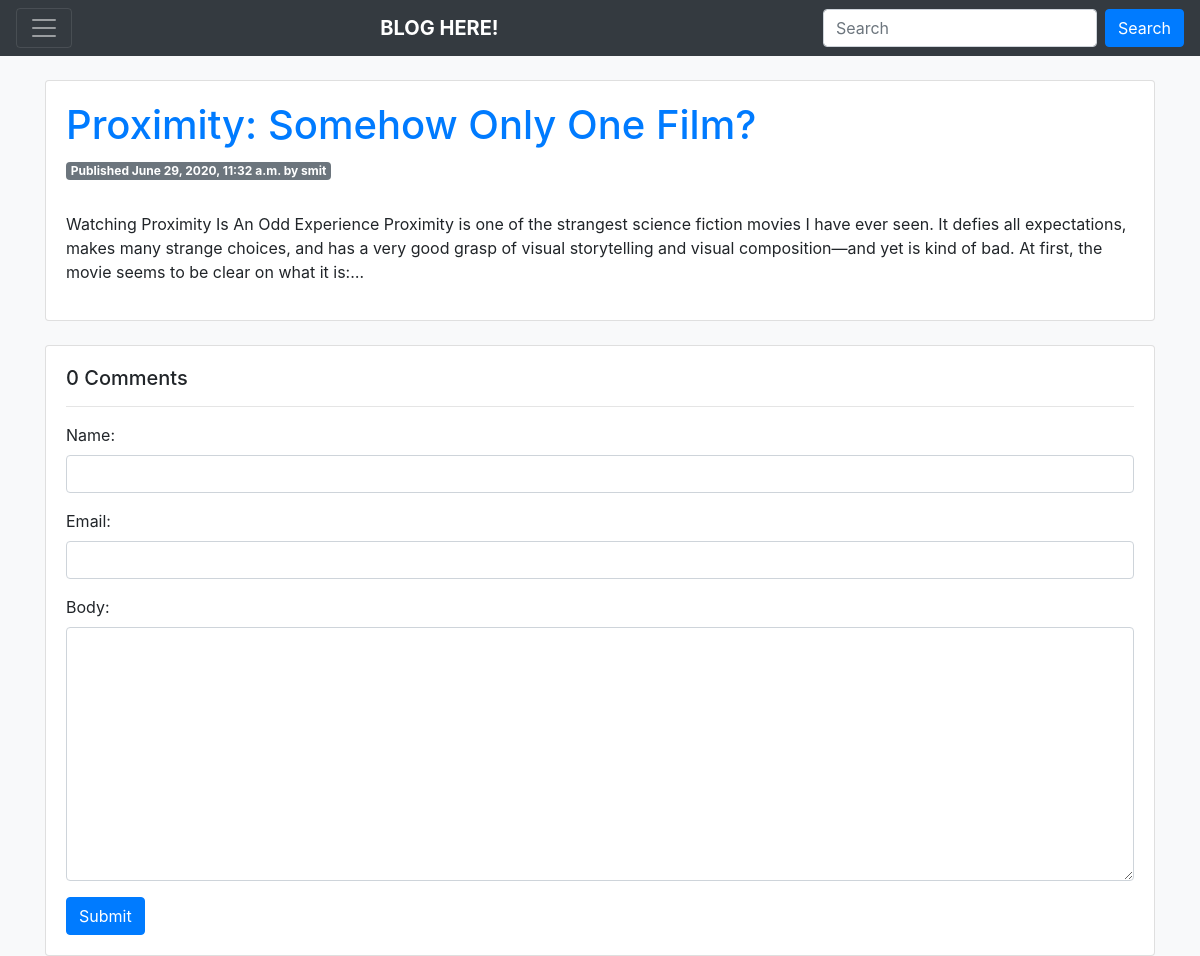
Page /blog/1/ on the committed database.
### blog/models.py (models this page shows, shortened)
class post(models.Model):
    STATUS_CHOICES = (
        ('draft','Draft'),
        ('published','Published'),
    )
    title = models.CharField(max_length=250)
    slug = models.SlugField(max_length = 250,unique_for_date = 'publish')
    author = models.ForeignKey(User, related_name='blog_posts', on_delete=models.CASCADE)
    body = models.TextField()
    publish = models.DateTimeField(default = timezone.now)
    created  = models.TimeField(auto_now_add=True)
    updated = models.DateField(auto_now=True)
    status = models.CharField(max_length=10,choices=STATUS_CHOICES,default = 'draft')
    tags = TaggableManager()
    class Meta:
        ordering = ('-publish',)

### blog/views.py (the view)
class postDetail(DetailView):
    model = post
    template_name='blog/post/detail.html'
    context_object_name = "post"
    form = CommentForm()
    def get_object(self):
        return super().get_object()
    def get_context_data(self, **kwargs):
        context = super().get_context_data(**kwargs)
        comments = self.get_object().comments.filter(active=True)
        context["comment_form"] = self.form
        context['comments']=comments
        return context
    def post(self,request,*args,**kwargs):
        comment_form = CommentForm(request.POST)
        if comment_form.is_valid():
            comment = comment_form.save(commit=False)
            comment.post = self.get_object()
            comment.save()
            return redirect(reverse("blog:post_detail", kwargs={"pk":self.get_object().pk}))

### blog/forms.py
class CommentForm(forms.ModelForm):
    class Meta:
        model = Comment
        fields = ("name","email","body",)
        widgets = {
            'name': forms.TextInput(attrs={'class':'form-control'}),
            'email': forms.EmailInput(attrs={'class':'form-control'}),
            'body': forms.Textarea(attrs={'class':'form-control'}),
        }

### templates/blog/post/detail.html (shortened to what this page needs)
{% extends "base.html" %}
{% block content %}
<div class="card">
    <div class="card-body">
        <h1 class="text-primary">{{ post.title }}</h1>
        <p class="badge badge-secondary">
        Published {{ post.publish }} by {{ post.author }}
        </p>
        <p class="text-justify">{{ post.body|linebreaks }}</p>
    </div>
</div>
<br>
<div class="card">
<div class="card-body">
<h5>{{comments.count }} Comments</h5>
    <hr>
    <form method="POST">
        {{ comment_form.as_p }}
        <button type="submit" class="btn btn-primary" value="Send e-mail">Submit</button>
    </form>
</div>
</div>
{% endblock %}

### rows in the picture
post: title "Proximity: Somehow Only One Film?", publish "June 29, 2020, 11:32 a.m.", author "smit", body "Watching Proximity Is An Odd Experience Proximity is one of the strangest science fiction movies I have ever seen. It defies all expectations, makes many strange choices, and has a very good grasp of visual storytelling and visual composition—and yet is kind of bad. At first, the movie seems to be clear on what it is:…"

### other values in the picture
{{ comments.count }} "0"
